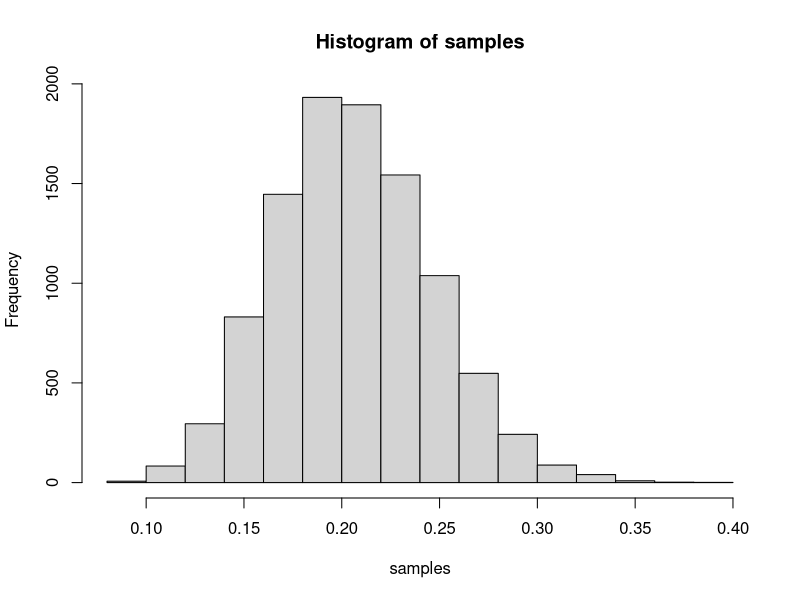

Write the R code that produced this figure.
library(ggplot2)
p <- seq(from=0, to=1, length.out = 1000)
prior <- rep(1, 1000)

likelihood <- dbinom(20, size = 100, prob = p)
posterior <- prior * likelihood
posterior <- posterior / sum(posterior)


samples <- sample(p, prob = posterior, size = 1e4, replace = TRUE )

density(samples)
hist(samples)